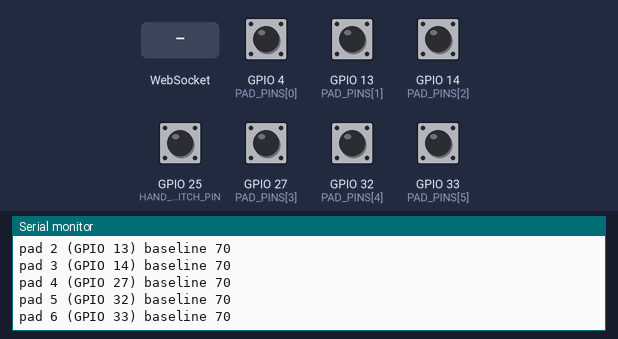
The program below on a simulated ESP32. Shown: the last lines printed to the serial monitor. The inputs (shaded band) are chosen by the test bench; at power-on: GPIO 4 (PAD_PINS[0]), GPIO 13 (PAD_PINS[1]), GPIO 14 (PAD_PINS[2]), GPIO 25 (HAND_SWITCH_PIN), GPIO 27 (PAD_PINS[3]), GPIO 32 (PAD_PINS[4]), GPIO 33 (PAD_PINS[5]) HIGH. WiFi joins after 1.5 s; servers stay silent unless stated.

Above: at 3.3 s.
3.4 s: GPIO 4 (PAD_PINS[0]) pulled LOW for 0.15 s
At 4.0 s:
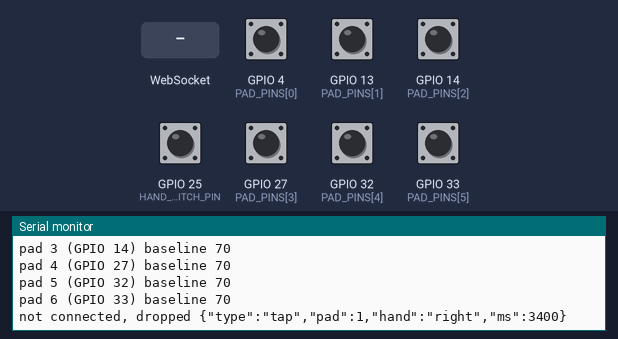
5.0 s: WebSocket text "1" received
At 6.2 s:
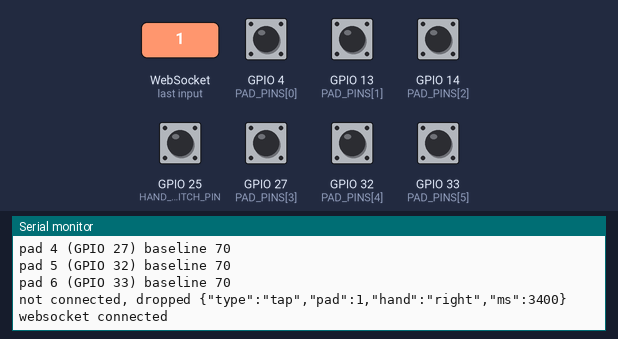
6.5 s: GPIO 13 (PAD_PINS[1]) pulled LOW for 0.15 s
At 7.5 s:
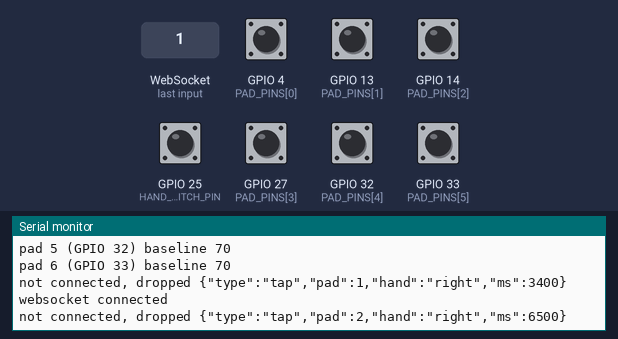
8.1 s: GPIO 14 (PAD_PINS[2]) pulled LOW for 0.15 s
At 8.8 s:
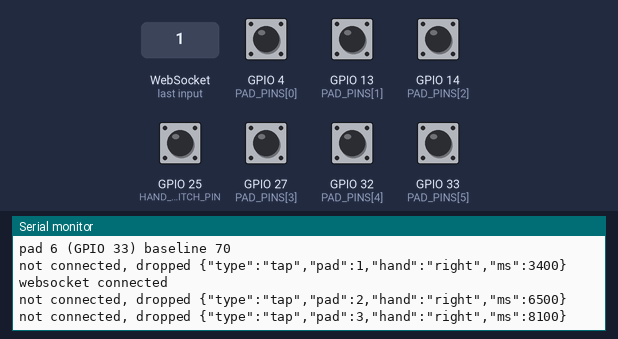
9.7 s: GPIO 27 (PAD_PINS[3]) pulled LOW for 0.15 s
At 10.9 s:
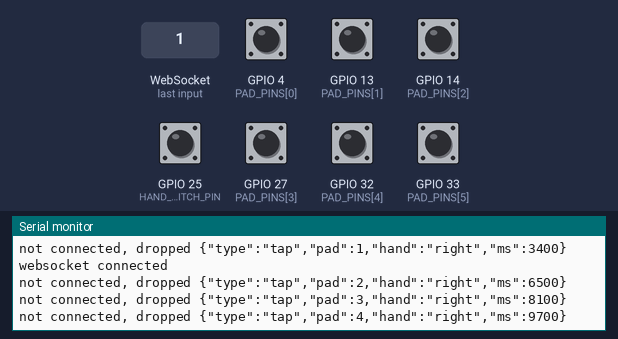
11.3 s: GPIO 32 (PAD_PINS[4]) pulled LOW for 0.15 s
At 12.4 s:
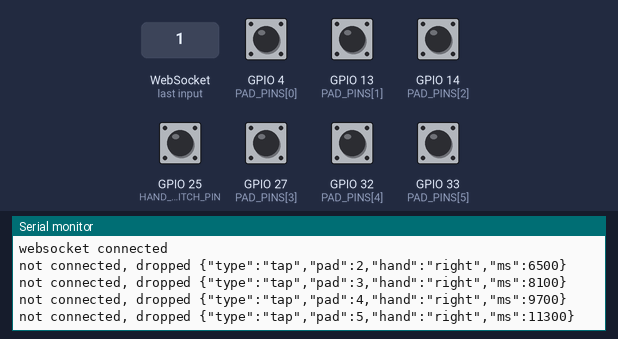

Measured:
- after the input at 3.4 s, the serial monitor: prints a new line at once (image 1)
- after the input at 5.0 s, the serial monitor: prints a new line at once (image 2)
- after the input at 6.5 s, the serial monitor: prints a new line at once (image 3)
- after the input at 8.1 s, the serial monitor: prints a new line at once (image 4)
- after the input at 9.7 s, the serial monitor: prints a new line at once (image 5)
- after the input at 11.3 s, the serial monitor: prints a new line at once (image 6)

The program:

main.cpp
```cpp
#include <Arduino.h>

#include "backend_link.h"
#include "config.h"
#include "pads.h"

const char* readHand() { return digitalRead(HAND_SWITCH_PIN) == LOW ? "left" : "right"; }

void onPadEvent(const char* type, int pad) { sendPadEvent(type, pad, readHand()); }

void setup() {
  Serial.begin(SERIAL_BAUD);
  pinMode(HAND_SWITCH_PIN, INPUT_PULLUP);
  // Calibrate after Wi-Fi is up, since the radio shifts the touch readings a little.
  startLink();
  calibratePads();
}

void loop() {
  serviceLink();
  pollPads(onPadEvent);
}
```

backend_link.h
```cpp
#pragma once

// Joins Wi-Fi (blocks until connected), then opens the WebSocket to the backend.
void startLink();
// Call every loop. Keeps the WebSocket alive and reconnects it.
void serviceLink();
void sendPadEvent(const char* type, int pad, const char* hand);
```

pads.h
```cpp
#pragma once

// type is "tap" or "hold", pad is 1 to 6.
typedef void (*PadEventHandler)(const char* type, int pad);

void calibratePads();
void pollPads(PadEventHandler onEvent);
```

secrets.example.h
```cpp
// Copy this file to secrets.h and fill in your own values. Never commit secrets.h.
#pragma once

const char* WIFI_SSID = "your-hotspot";
const char* WIFI_PASS = "your-password";
const char* BACKEND_HOST = "192.168.x.x";  // laptop IP from ipconfig
const int BACKEND_PORT = 8000;
const char* DEVICE_TOKEN = "test";
```

backend_link.cpp
```cpp
#include "backend_link.h"

#include <Arduino.h>
#include <ArduinoJson.h>
#include <WebSocketsClient.h>
#include <WiFi.h>

#include "config.h"
#include "secrets.h"

static WebSocketsClient ws;

static void connectWifi() {
  Serial.printf("connecting to %s", WIFI_SSID);
  WiFi.begin(WIFI_SSID, WIFI_PASS);
  while (WiFi.status() != WL_CONNECTED) {
    delay(WIFI_RETRY_MS);
    Serial.print(".");
  }
  // Modem sleep can hold packets back for a moment, which skews reaction times.
  WiFi.setSleep(false);
  Serial.printf("\nwifi ok, board IP %s\n", WiFi.localIP().toString().c_str());
}

static void onWsEvent(WStype_t type, uint8_t* payload, size_t length) {
  if (type == WStype_CONNECTED) Serial.println("websocket connected");
  if (type == WStype_DISCONNECTED) Serial.println("websocket disconnected, retrying");
}

void startLink() {
  connectWifi();
  String path = String("/ws/device?token=") + DEVICE_TOKEN;
  ws.begin(BACKEND_HOST, BACKEND_PORT, path);
  ws.onEvent(onWsEvent);
  ws.setReconnectInterval(RECONNECT_INTERVAL_MS);
}

void serviceLink() { ws.loop(); }

void sendPadEvent(const char* type, int pad, const char* hand) {
  JsonDocument doc;
  doc["type"] = type;
  doc["pad"] = pad;
  doc["hand"] = hand;
  doc["ms"] = millis();
  String msg;
  serializeJson(doc, msg);

  if (!ws.isConnected()) {
    Serial.println("not connected, dropped " + msg);
    return;
  }
  ws.sendTXT(msg);
  Serial.println("sent " + msg);
}
```

pads.cpp
```cpp
#include "pads.h"

#include <Arduino.h>

#include "config.h"

struct PadState {
  int baseline;
  bool touched;
  unsigned long changedAt;
  bool holdSent;
};

static PadState pads[PAD_COUNT];

static int averageReading(int pin) {
  long sum = 0;
  for (int k = 0; k < CALIBRATION_READS; k++) {
    sum += touchRead(pin);
    delay(CALIBRATION_GAP_MS);
  }
  return sum / CALIBRATION_READS;
}

void calibratePads() {
  for (int i = 0; i < PAD_COUNT; i++) {
    pads[i] = {averageReading(PAD_PINS[i]), false, 0, false};
    Serial.printf("pad %d (GPIO %d) baseline %d\n", i + 1, PAD_PINS[i], pads[i].baseline);
  }
}

static bool readsTouched(int i) {
  return touchRead(PAD_PINS[i]) < pads[i].baseline * TOUCH_FACTOR;
}

void pollPads(PadEventHandler onEvent) {
  unsigned long now = millis();
  for (int i = 0; i < PAD_COUNT; i++) {
    PadState& pad = pads[i];
    int padNumber = i + 1;

    // Take a change at once, then ignore flicker for DEBOUNCE_MS. Waiting
    // for the reading to settle would add delay to every reaction time.
    bool touched = readsTouched(i);
    if (touched != pad.touched && now - pad.changedAt >= DEBOUNCE_MS) {
      pad.touched = touched;
      pad.changedAt = now;
      pad.holdSent = false;
      if (touched) onEvent("tap", padNumber);
    }

    if (padNumber == PALM_PAD && pad.touched && !pad.holdSent && now - pad.changedAt >= HOLD_MS) {
      pad.holdSent = true;
      onEvent("hold", padNumber);
    }
  }
}
```

config.h
```cpp
#pragma once

// Pad N is PAD_PINS[N - 1]. See the pad map in CLAUDE.md.
const int PAD_PINS[] = {4, 13, 14, 27, 32, 33};
const int PAD_COUNT = sizeof(PAD_PINS) / sizeof(PAD_PINS[0]);
const int PALM_PAD = 6;

// LOW is left hand, HIGH is right hand.
const int HAND_SWITCH_PIN = 25;

const int CALIBRATION_READS = 20;
const int CALIBRATION_GAP_MS = 5;
// A pad counts as touched when its reading drops below this share of its baseline.
const float TOUCH_FACTOR = 0.7;
const unsigned long DEBOUNCE_MS = 150;
const unsigned long HOLD_MS = 2000;

const unsigned long SERIAL_BAUD = 115200;
const int WIFI_RETRY_MS = 500;
const int RECONNECT_INTERVAL_MS = 2000;
```
